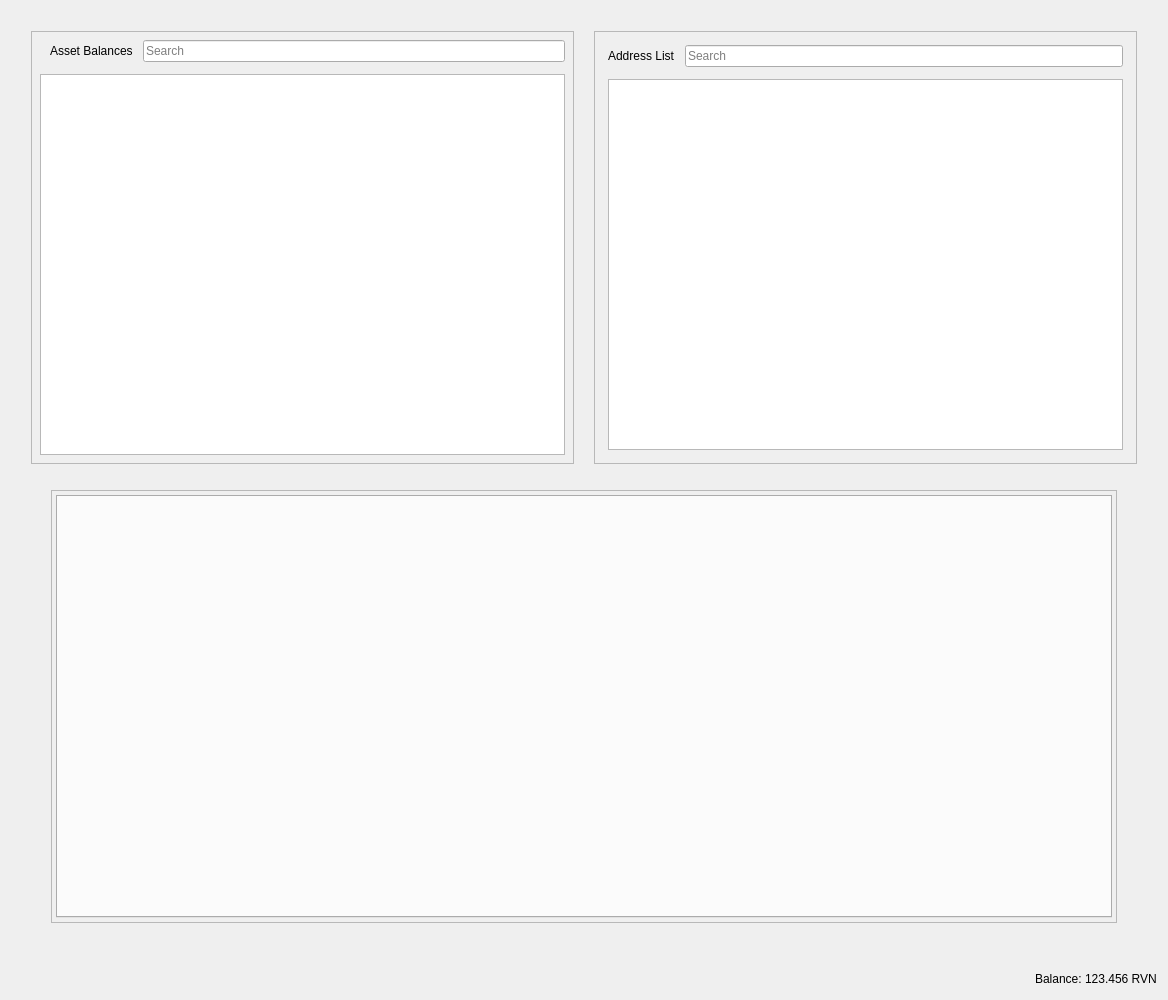
<?xml version="1.0" encoding="UTF-8"?>
<ui version="4.0">
 <class>RestrictedAssetsDialog</class>
 <widget class="QDialog" name="RestrictedAssetsDialog">
  <property name="geometry">
   <rect>
    <x>0</x>
    <y>0</y>
    <width>1168</width>
    <height>1000</height>
   </rect>
  </property>
  <property name="windowTitle">
   <string>Send Coins</string>
  </property>
  <layout class="QVBoxLayout" name="verticalLayout">
   <item>
    <layout class="QHBoxLayout" name="horizontalLayout">
     <property name="spacing">
      <number>20</number>
     </property>
     <property name="leftMargin">
      <number>20</number>
     </property>
     <property name="topMargin">
      <number>20</number>
     </property>
     <property name="rightMargin">
      <number>20</number>
     </property>
     <property name="bottomMargin">
      <number>20</number>
     </property>
     <item>
      <widget class="QFrame" name="frameAssetBalance">
       <property name="frameShape">
        <enum>QFrame::StyledPanel</enum>
       </property>
       <property name="frameShadow">
        <enum>QFrame::Raised</enum>
       </property>
       <layout class="QVBoxLayout" name="verticalLayout_7">
        <property name="spacing">
         <number>12</number>
        </property>
        <property name="leftMargin">
         <number>4</number>
        </property>
        <property name="topMargin">
         <number>4</number>
        </property>
        <property name="rightMargin">
         <number>4</number>
        </property>
        <property name="bottomMargin">
         <number>4</number>
        </property>
        <item>
         <layout class="QVBoxLayout" name="verticalLayout_4">
          <property name="spacing">
           <number>12</number>
          </property>
          <property name="leftMargin">
           <number>4</number>
          </property>
          <property name="topMargin">
           <number>4</number>
          </property>
          <property name="rightMargin">
           <number>4</number>
          </property>
          <property name="bottomMargin">
           <number>4</number>
          </property>
          <item>
           <layout class="QHBoxLayout" name="horizontalLayout_8">
            <property name="spacing">
             <number>10</number>
            </property>
            <property name="leftMargin">
             <number>10</number>
            </property>
            <item>
             <widget class="QLabel" name="labelAssetBalance">
              <property name="text">
               <string>Asset Balances</string>
              </property>
             </widget>
            </item>
            <item>
             <widget class="QLineEdit" name="lineEditAssetSearch">
              <property name="placeholderText">
               <string>Search</string>
              </property>
             </widget>
            </item>
           </layout>
          </item>
          <item>
           <widget class="QTableView" name="listAssets"/>
          </item>
         </layout>
        </item>
       </layout>
      </widget>
     </item>
     <item>
      <widget class="QFrame" name="frameAddressList">
       <property name="frameShape">
        <enum>QFrame::StyledPanel</enum>
       </property>
       <property name="frameShadow">
        <enum>QFrame::Raised</enum>
       </property>
       <layout class="QVBoxLayout" name="verticalLayout_10">
        <property name="spacing">
         <number>12</number>
        </property>
        <item>
         <layout class="QVBoxLayout" name="verticalLayout_9">
          <property name="spacing">
           <number>12</number>
          </property>
          <property name="leftMargin">
           <number>4</number>
          </property>
          <property name="topMargin">
           <number>4</number>
          </property>
          <property name="rightMargin">
           <number>4</number>
          </property>
          <property name="bottomMargin">
           <number>4</number>
          </property>
          <item>
           <layout class="QHBoxLayout" name="horizontalLayout_9">
            <property name="spacing">
             <number>10</number>
            </property>
            <property name="leftMargin">
             <number>0</number>
            </property>
            <property name="topMargin">
             <number>0</number>
            </property>
            <property name="rightMargin">
             <number>0</number>
            </property>
            <property name="bottomMargin">
             <number>0</number>
            </property>
            <item>
             <widget class="QLabel" name="labelAddressList">
              <property name="text">
               <string>Address List</string>
              </property>
             </widget>
            </item>
            <item>
             <widget class="QLineEdit" name="lineEditAddressSearch">
              <property name="placeholderText">
               <string>Search</string>
              </property>
             </widget>
            </item>
           </layout>
          </item>
          <item>
           <widget class="QTableView" name="myAddressList"/>
          </item>
         </layout>
        </item>
       </layout>
      </widget>
     </item>
    </layout>
   </item>
   <item>
    <layout class="QHBoxLayout" name="horizontalLayout_4">
     <property name="spacing">
      <number>34</number>
     </property>
     <property name="leftMargin">
      <number>40</number>
     </property>
     <property name="topMargin">
      <number>0</number>
     </property>
     <property name="rightMargin">
      <number>40</number>
     </property>
     <property name="bottomMargin">
      <number>40</number>
     </property>
     <item>
      <widget class="QFrame" name="tabFrame">
       <property name="frameShape">
        <enum>QFrame::StyledPanel</enum>
       </property>
       <property name="frameShadow">
        <enum>QFrame::Raised</enum>
       </property>
       <layout class="QVBoxLayout" name="verticalLayout_8">
        <property name="spacing">
         <number>12</number>
        </property>
        <property name="leftMargin">
         <number>4</number>
        </property>
        <property name="topMargin">
         <number>4</number>
        </property>
        <property name="rightMargin">
         <number>4</number>
        </property>
        <property name="bottomMargin">
         <number>4</number>
        </property>
        <item>
         <widget class="QTabWidget" name="tabWidget">
          <property name="tabPosition">
           <enum>QTabWidget::North</enum>
          </property>
          <property name="tabShape">
           <enum>QTabWidget::Rounded</enum>
          </property>
          <property name="currentIndex">
           <number>-1</number>
          </property>
          <property name="elideMode">
           <enum>Qt::ElideNone</enum>
          </property>
         </widget>
        </item>
       </layout>
      </widget>
     </item>
    </layout>
   </item>
   <item>
    <layout class="QHBoxLayout" name="horizontalLayout_2">
     <property name="spacing">
      <number>3</number>
     </property>
     <item>
      <spacer name="horizontalSpacer">
       <property name="orientation">
        <enum>Qt::Horizontal</enum>
       </property>
       <property name="sizeHint" stdset="0">
        <size>
         <width>40</width>
         <height>20</height>
        </size>
       </property>
      </spacer>
     </item>
     <item alignment="Qt::AlignRight">
      <widget class="QLabel" name="label">
       <property name="sizePolicy">
        <sizepolicy hsizetype="Preferred" vsizetype="Fixed">
         <horstretch>0</horstretch>
         <verstretch>0</verstretch>
        </sizepolicy>
       </property>
       <property name="text">
        <string>Balance:</string>
       </property>
      </widget>
     </item>
     <item alignment="Qt::AlignRight">
      <widget class="QLabel" name="labelBalance">
       <property name="sizePolicy">
        <sizepolicy hsizetype="Preferred" vsizetype="Fixed">
         <horstretch>0</horstretch>
         <verstretch>0</verstretch>
        </sizepolicy>
       </property>
       <property name="cursor">
        <cursorShape>IBeamCursor</cursorShape>
       </property>
       <property name="text">
        <string notr="true">123.456 RVN</string>
       </property>
       <property name="textInteractionFlags">
        <set>Qt::LinksAccessibleByMouse|Qt::TextSelectableByKeyboard|Qt::TextSelectableByMouse</set>
       </property>
      </widget>
     </item>
    </layout>
   </item>
  </layout>
 </widget>
 <resources>
  <include location="../raven.qrc"/>
 </resources>
 <connections/>
</ui>
